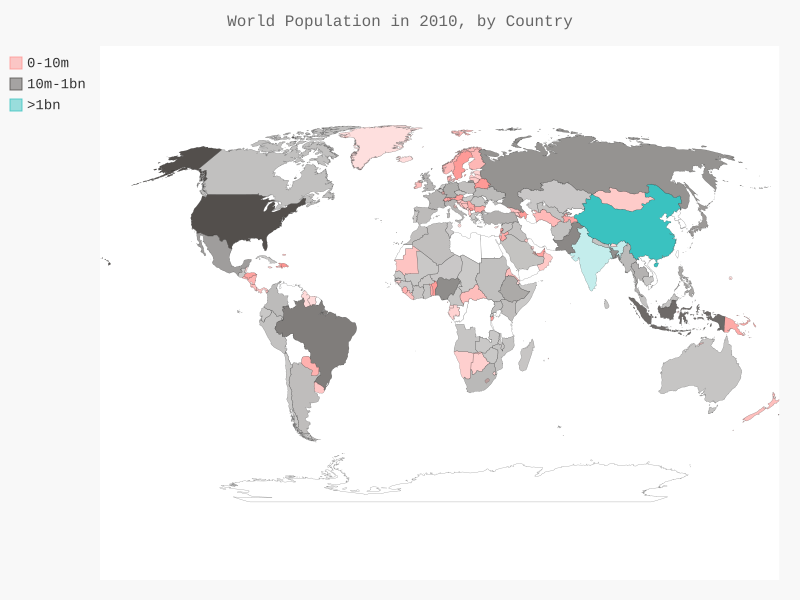

Reproduce this figure in Python.
import json
from pygal.maps.world import World
from pygal.style import RotateStyle
from pygal.style import LightColorizedStyle

from country_codes import get_country_code

# 将数据加载到一个列表中
filename = 'data/population_data.json'
with open(filename) as f:
    pop_data = json.load(f)

# 创建一个包含人口数量的字典
cc_populations = {}
for pop_dict in pop_data:
    if pop_dict['Year'] == 2010:
        coutry_name = pop_dict['Country Name']
        population = int(pop_dict['Value'])
        # print(coutry_name + ': ' + str(population))
        code = get_country_code(coutry_name)
        if code:
            cc_populations[code] = population
            # print(code+":"+str(population))
        # else:
        #     print('ERROR - '+coutry_name)

# 根据人口数量将所有的国家分成三组
cc_pops_1, cc_pops_2, cc_pops_3 = {}, {}, {}
for cc, pop in cc_populations.items():
    if pop < 10000000:
        cc_pops_1[cc] = pop
    elif pop < 1000000000:
        cc_pops_2[cc] = pop
    else:
        cc_pops_3[cc] = pop

# 看看每个分组包含多少个国家
print(len(cc_pops_1), len(cc_pops_2), len(cc_pops_3))

# wm_style = RotateStyle('#336699',base_style=LightColorizedStyle)  # 颜色设置
wm_style = LightColorizedStyle  # 颜色较亮的主题
wm = World(style=wm_style)
wm.title = 'World Population in 2010, by Country'
# wm.add('2010', cc_populations)
wm.add('0-10m', cc_pops_1)
wm.add('10m-1bn', cc_pops_2)
wm.add('>1bn', cc_pops_3)

wm.render_to_file('world_population.svg')
